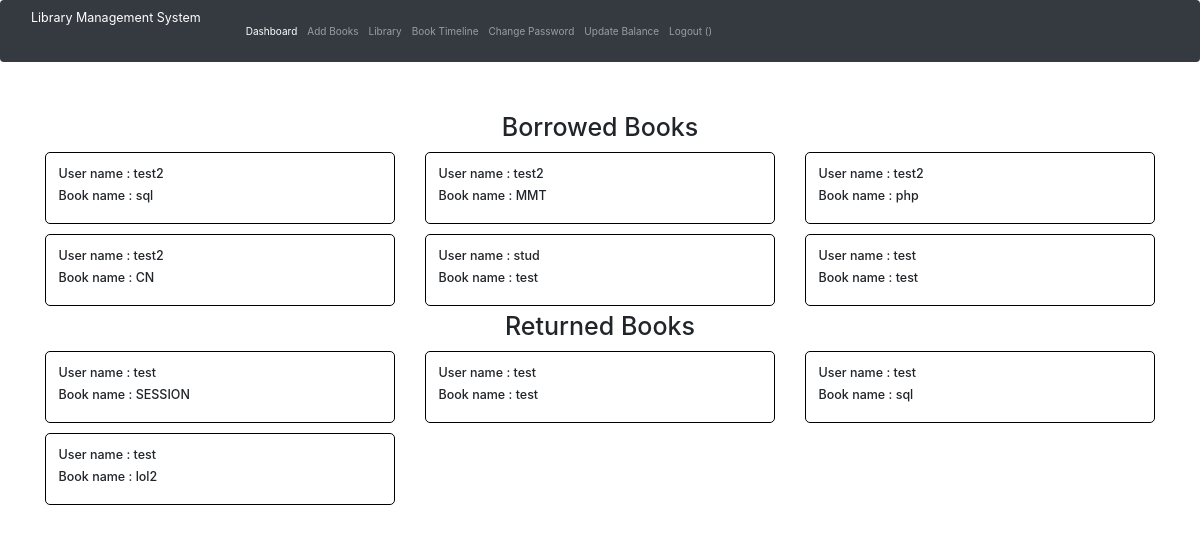
Screenshot of /admin/bookStatus.php with the database file from the repository.
### tables this page shows
CREATE TABLE `studBooks` (
  `id` mediumint(9) NOT NULL AUTO_INCREMENT,
  `uname` varchar(256) DEFAULT NULL,
  `bk_name` varchar(256) DEFAULT NULL,
  PRIMARY KEY (`id`)
);

CREATE TABLE `returnBooks` (
  `id` mediumint(9) NOT NULL AUTO_INCREMENT,
  `uname` varchar(256) DEFAULT NULL,
  `bk_name` varchar(256) DEFAULT NULL,
  PRIMARY KEY (`id`)
);

### admin/bookStatus.php (the view, shortened to what this page needs)
<!DOCTYPE html>
<html lang="en">
<head>
  <link rel="stylesheet" href="css/bootstrap.min.css">
  <link rel="stylesheet" href="https://maxcdn.bootstrapcdn.com/bootstrap/4.0.0/css/bootstrap.min.css">
  <link rel="stylesheet" href="https://cdnjs.cloudflare.com/ajax/libs/font-awesome/5.15.3/css/all.min.css">
</head>
<body>
<?php include("./includes/nav.php") ?>
<?php include("./config/config.php") ?>
<br> <br>
<h1 class="text-center"> Borrowed Books </h1>
  <div class="container">
    <div class="row ">
    <?php
	  $sql = "SELECT * FROM studBooks";
      $result = mysqli_query($con, $sql);
       while ($row = mysqli_fetch_assoc($result)) { ?>
      <div class="col-md-4 my-2">
        <div class="card lel">
          <div class="card-body">
            <h5 class="card-title"> <?php echo "User name : ". $row['uname'] ?> </h5>
            <h5 class="card-title"> <?php echo "Book name : ". $row['bk_name'] ?> </h5>
          </div>
        </div>
      </div>
     <?php } ?>
    </div>
    </div>
<h1 class="text-center"> Returned Books </h1>
  <div class="container">
    <div class="row ">
    <?php
	  $sql = "SELECT * FROM returnBooks";
      $result = mysqli_query($con, $sql);
       while ($row = mysqli_fetch_assoc($result)) { ?>
      <div class="col-md-4 my-2">
        <div class="card lel">
          <div class="card-body">
            <h5 class="card-title"> <?php echo "User name : ". $row['uname'] ?> </h5>
            <h5 class="card-title"> <?php echo "Book name : ". $row['bk_name'] ?> </h5>
          </div>
        </div>
      </div>
     <?php } ?>
    </div>
    </div>
  </body>
  </html>

### admin/bookStatus.php (style rules this page uses)
.lel { border: 1px solid black; border-radius: 5px; height: 100%; }

### rows the page displays
studbooks: uname "test2", bk_name "sql"
studbooks: uname "test2", bk_name "MMT"
studbooks: uname "test2", bk_name "php"
studbooks: uname "test2", bk_name "CN"
studbooks: uname "stud", bk_name "test"
studbooks: uname "test", bk_name "test"
returnbooks: uname "test", bk_name "SESSION"
returnbooks: uname "test", bk_name "test"
returnbooks: uname "test", bk_name "sql"
returnbooks: uname "test", bk_name "lol2"
